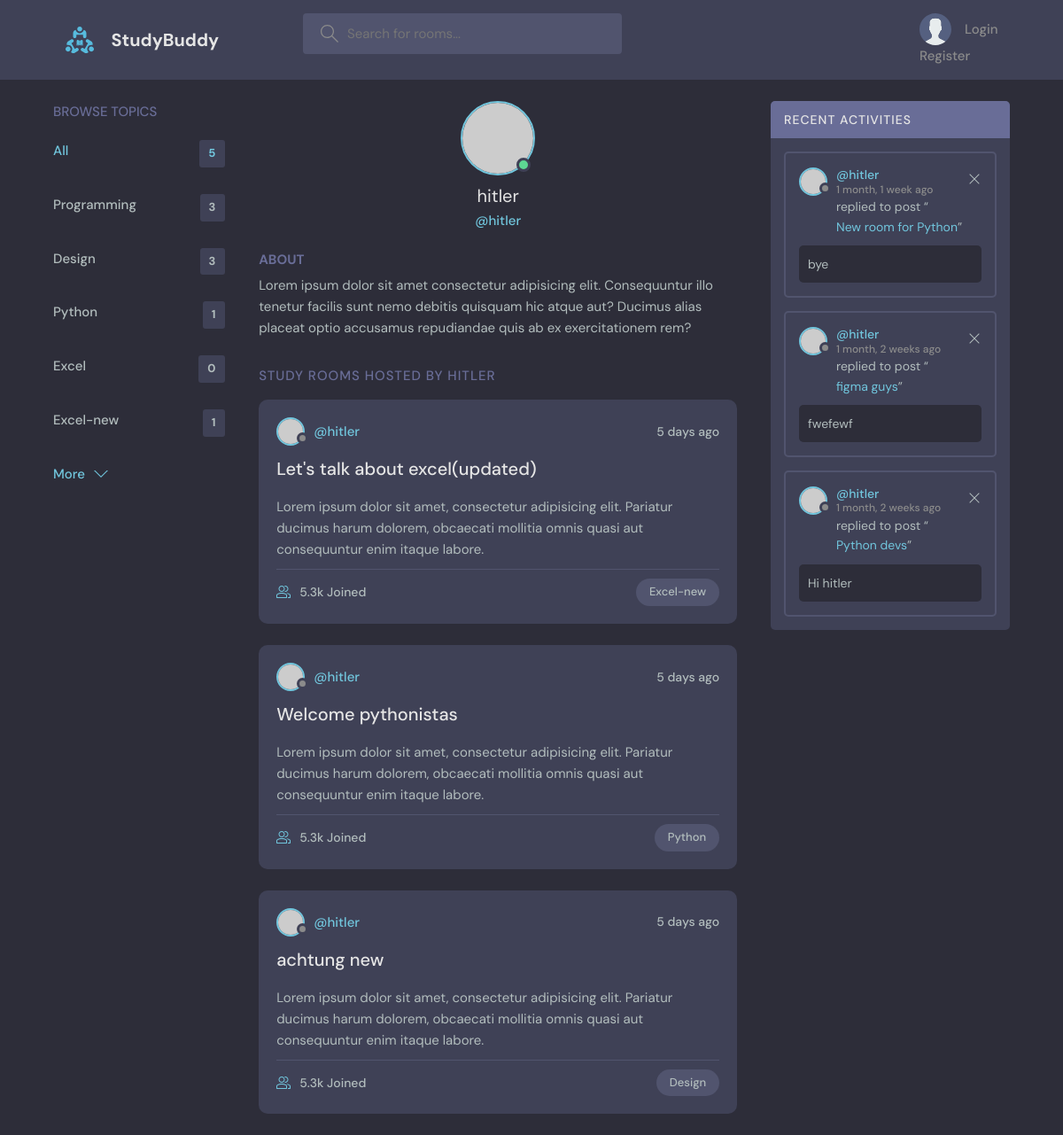
/user_page/3/, run on the app's committed database.
### polls/models.py (models this page shows, shortened)
class Topic(models.Model):
    name = models.CharField(max_length=200)

class Room(models.Model):
    host = models.ForeignKey(User, on_delete=models.SET_NULL , null=True)
    topic = models.ForeignKey(Topic , on_delete=models.SET_NULL, null=True)
    name = models.CharField(max_length=200)
    participants = models.ManyToManyField(User , related_name='participants' , blank=True)
    description = models.TextField(null=True , blank=True)
    modified_date = models.DateTimeField(auto_now=True)
    created_date = models.DateTimeField(auto_now_add=True)
    class Meta:
        ordering = ['-modified_date' , '-created_date']

class Message(models.Model):
    user = models.ForeignKey(User, on_delete=models.CASCADE)
    room = models.ForeignKey(Room , on_delete=models.CASCADE)
    body = models.TextField()
    modified_date = models.DateTimeField(auto_now=True)
    created_date = models.DateTimeField(auto_now_add=True)
    def __str__(self) -> str:
        return self.body[:50]

### polls/views.py (the view)
# urls.py: path('user_page/<str:pk>/', views.profileView , name = 'user_page'),
def profileView(request , pk):
    user = User.objects.get(id = pk)
    room = user.room_set.all()
    topics = Topic.objects.all()
    room_messages = user.message_set.all().order_by('-created_date')
    context = {'rooms':room,
               'topics':topics,
               'room_messages':room_messages,
               'user':user
               }
    return render(request , 'polls/user_profile.html', context)

### polls/templates/polls/user_profile.html (shortened to what this page needs)
{% extends 'index.html' %}
{% load static %}
{% block content %}
<main class="profile-page layout layout--3">
    <div class="container">
      {% include 'polls/topics_component.html' %}
      <div class="roomList">
        <div class="profile">
          <div class="profile__avatar">
            <div class="avatar avatar--large active">
              <img src="https://randomuser.me/api/portraits/men/11.jpg" />
            </div>
          </div>
          <div class="profile__info">
            <h3>{{user.username}}</h3>
            <p>@{{user.username}}</p>
          </div>
          <div class="profile__about">
            <h3>About</h3>
            <p>
              Lorem ipsum dolor sit amet consectetur adipisicing elit. Consequuntur illo tenetur
              facilis sunt nemo debitis quisquam hic atque aut? Ducimus alias placeat optio
              accusamus repudiandae quis ab ex exercitationem rem?
            </p>
          </div>
        </div>
        <div class="roomList__header">
          <div>
            <h2>Study Rooms Hosted by {{user.username}}</a>
            </h2>
          </div>
        </div>
        {% include 'polls/room_component.html' %}
      </div>
      {% include 'polls/activity_component.html' %}
    </div>
  </main>
  {% endblock %}

### polls/templates/polls/topics_component.html
<div class="topics">
    <div class="topics__header">
      <h2>Browse Topics</h2>
    </div>
    <ul class="topics__list">
      <li>
        <a href="{% url 'home' %}" class="active">All <span>{{topics.count}}</span></a>
      </li>
      {% for topic in topics%}
        <li>
            <a href="{% url 'home' %}?q={{topic.name}}">{{topic.name}} <span>{{topic.room_set.all.count}}</span></a>
        </li>
        {%endfor%}
    </ul>
    <a class="btn btn--link" href="{% url 'topics' %}">
      More
      <svg version="1.1" xmlns="http://www.w3.org/2000/svg" width="32" height="32" viewBox="0 0 32 32">
        <title>chevron-down</title>
        <path d="M16 21l-13-13h-3l16 16 16-16h-3l-13 13z"></path>
      </svg>
    </a>
  </div>

### polls/templates/polls/room_component.html (shortened to what this page needs)
<div class="roomList">
    {% for room in rooms%}
    <div class="roomListRoom">
      <div class="roomListRoom__header">
        <a href="{% url 'user_page' room.host.id %}" class="roomListRoom__author">
          <div class="avatar avatar--small">
            <img src="https://randomuser.me/api/portraits/women/11.jpg" />
          </div>
          <span>@{{room.host.username}}</span>
        </a>
        <div class="roomListRoom__actions">
          <span>5 days ago</span>
        </div>
      </div>
      <div class="roomListRoom__content">
        <a href="{% url 'room' room.id %}">{{room.name}}</a>
        <p>
          Lorem ipsum dolor sit amet, consectetur adipisicing elit. Pariatur ducimus harum dolorem, obcaecati
          mollitia omnis quasi aut consequuntur enim itaque labore.
        </p>
      </div>
      <div class="roomListRoom__meta">
        <a href="room.html" class="roomListRoom__joined">
          5.3k Joined
        </a>
        <p class="roomListRoom__topic">{{room.topic.name}}</p>
      </div>
    </div>
    {%endfor%}
  </div>

### polls/templates/polls/activity_component.html
<div class="activities">
    <div class="activities__header">
      <h2>Recent Activities</h2>
    </div>
    {% for room_message in room_messages%}
    <div class="activities__box">
      <div class="activities__boxHeader roomListRoom__header">
        <a href="{% url 'user_page' room_message.user.id %}" class="roomListRoom__author">
          <div class="avatar avatar--small">
            <img src="https://randomuser.me/api/portraits/women/11.jpg" />
          </div>
          <p>
            @{{room_message.user.username}}
            <span>{{room_message.created_date|timesince}} ago</span>
          </p>
        </a>
        <div class="roomListRoom__actions">
          <a href="#">
            <svg version="1.1" xmlns="http://www.w3.org/2000/svg" width="32" height="32" viewBox="0 0 32 32">
              <title>remove</title>
              <path
                d="M27.314 6.019l-1.333-1.333-9.98 9.981-9.981-9.981-1.333 1.333 9.981 9.981-9.981 9.98 1.333 1.333 9.981-9.98 9.98 9.98 1.333-1.333-9.98-9.98 9.98-9.981z"
              ></path>
            </svg>
          </a>
        </div>
      </div>
      <div class="activities__boxContent">
        <p>replied to post “<a href="room.html">{{room_message.room.name}}</a>”</p>
        <div class="activities__boxRoomContent">
            {{room_message}}
        </div>
      </div>
    </div>
    {%endfor%}
  </div>

### data on the page
Topic: name "Programming", room_set.all.count "3"
Topic: name "Design", room_set.all.count "3"
Topic: name "Python", room_set.all.count "1"
Topic: name "Excel", room_set.all.count "0"
Topic: name "Excel-new", room_set.all.count "1"
Room: host.username "hitler", name "Let's talk about excel(updated)", topic.name "Excel-new"
Room: host.username "hitler", name "Welcome pythonistas", topic.name "Python"
Room: host.username "hitler", name "achtung new", topic.name "Design"
Message: user.username "hitler", created_date "1 month, 1 week", room.name "New room for Python", body "bye"
Message: user.username "hitler", created_date "1 month, 2 weeks", room.name "figma guys", body "fwefewf"
Message: user.username "hitler", created_date "1 month, 2 weeks", room.name "Python devs", body "Hi hitler"

### other printed values
{{ topics.count }} "5"
{{ user.username }} "hitler"
{{ user.username }} "HITLER"
